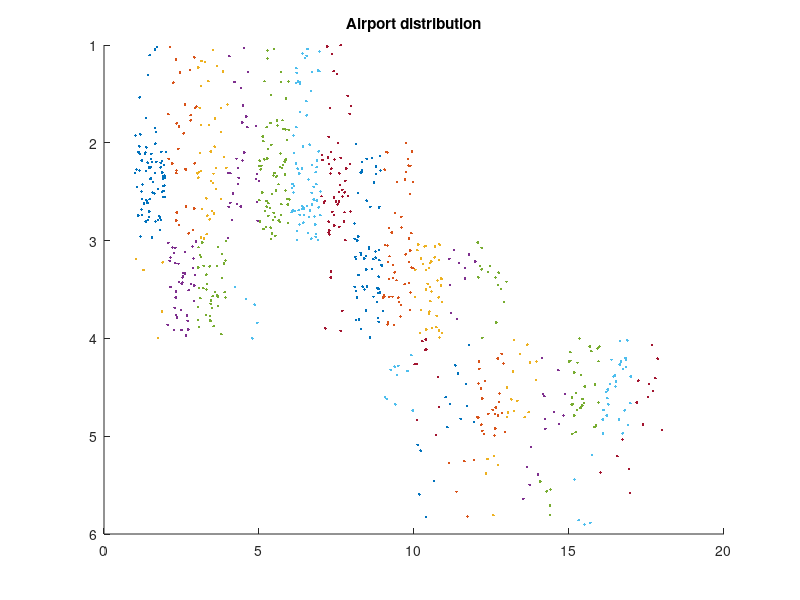

The MATLAB source for this figure:
peopleDensity=[10 15 15 10 20 20 10 0 0 0 0 0 0 0 0 0 0;
               70 15 25 20 50 50 40 20 20 0 0 0 0 0 0 0 0;
               5 40 40 5 0 0 5 40 30 40 10 15 0 0 0 0 0;
               0 0 0 0 0 0 0 0 10 10 10 25 15 10 30 30 10;
               0 0 0 0 0 0 0 0 0 5 5 5 5 5 5 5 0];         
hold on
for i=1:5
    for j=1:17
        x=(i-(i-1)).*rand(peopleDensity(i,j),1)+i;
        y=(j-(j-1)).*rand(peopleDensity(i,j),1)+j;
        plot(y,x,'.');  
    end
end

set(gca, 'YDir','reverse')
title("Airport distribution")